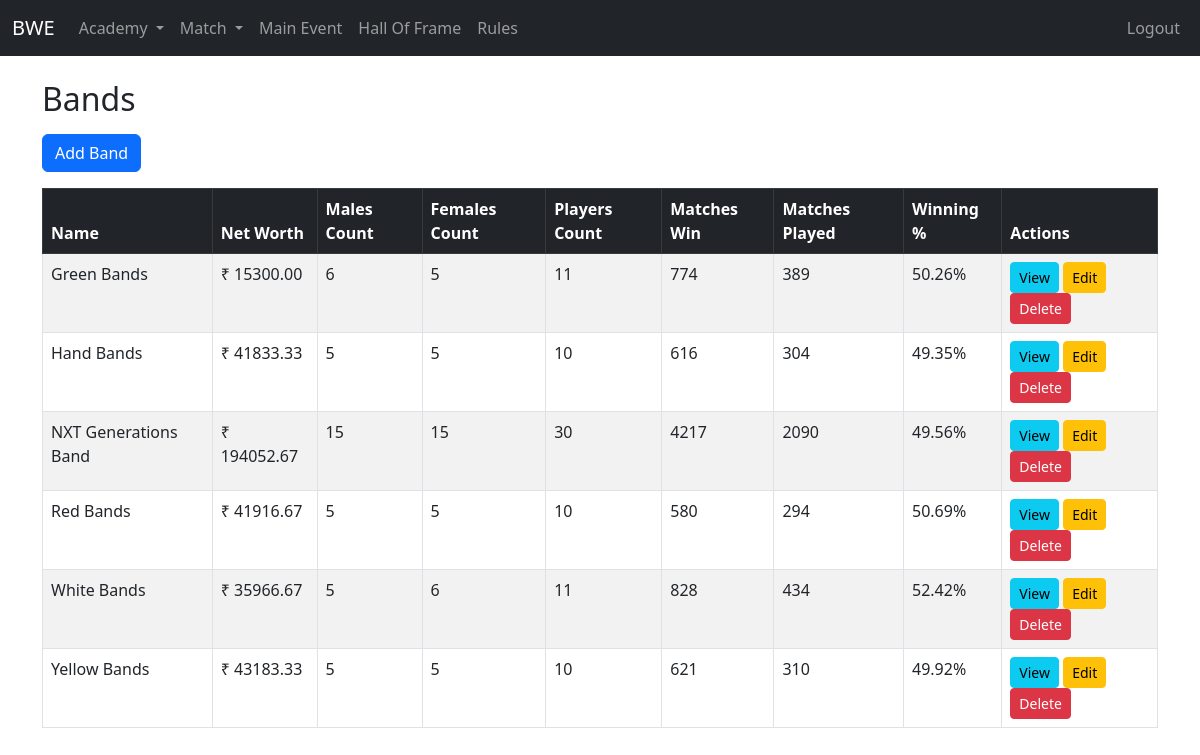
/academy/bands/ (signed in), run on an earlier commit of the app's database.
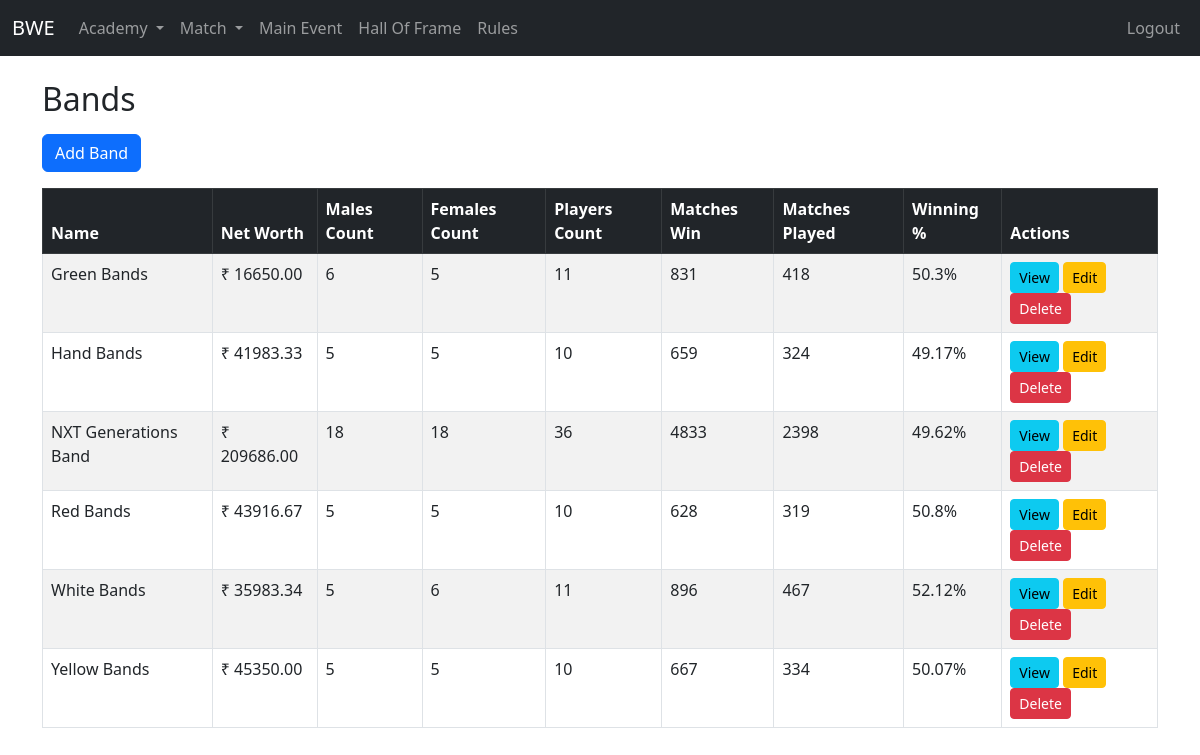
And on a later commit of the database.
### academy/models.py (models this page shows, shortened)
class Band(models.Model):
    name = models.CharField(max_length=200)
    networth = models.FloatField(default=0)
    image_url = models.CharField(max_length=120, null=True, blank=True)
    emoji = models.CharField(max_length=5, null=True, blank=True)
    @property
    def men_count(self):
        return self.player_band.filter(gender='Male').count()
    @property
    def women_count(self):
        return self.player_band.filter(gender='Female').count()
    @property
    def player_count(self):
        return self.player_band.count()
    @property
    def matchesplayed(self):
        return self.player_band.aggregate(total=models.Sum('matchesplayed'))['total'] or 0
    @property
    def wins(self):
        return self.player_band.aggregate(total=models.Sum('wins'))['total'] or 0
    @property
    def winningpercentage(self):
        matches = self.matchesplayed
        wins = self.wins
        return round((wins / matches) * 100, 2) if matches > 0 else 0

### academy/views.py (the view)
# urls.py: path('bands/', views.band_list, name='band-list'),
@login_required
def band_list(request):
    bands = Band.objects.all().order_by('name')
    return render(request, 'academy/bands/band_list.html', {'bands': bands})

### academy/models.py (called while the page is built)
    def get_queryset(self):
        return super().get_queryset().filter(is_active=True)

### templates/academy/bands/band_list.html (shortened to what this page needs)
{% extends 'base.html' %}
{% block content %}
<h2 class="mb-3">Bands</h2>
<a href="{% url 'band-create' %}" class="btn btn-primary mb-3">Add Band</a>
<div class="table-responsive">
<table class="table table-bordered table-striped">
  <thead class="table-dark">
    <tr>
      <th>Name</th>
      <th>Net Worth</th>
      <th>Males Count</th>
      <th>Females Count</th>
      <th>Players Count</th>
      <th>Matches Win</th>
      <th>Matches Played</th>
      <th>Winning %</th>
      <th>Actions</th>
    </tr>
  </thead>
  <tbody id="table-body">
    {% include "academy/bands/partials/table_body.html" %}
  </tbody>
</table>
</div>
{% endblock %}

### templates/academy/bands/partials/table_body.html
{% for band in bands %}
<tr>
  <td>{{ band.name }}</td>
  <td>₹ {{ band.networth|floatformat:2 }}</td>
  <td>{{ band.men_count }}</td>
  <td>{{ band.women_count }}</td>
  <td>{{ band.player_count }}</td>
  <td>{{ band.matchesplayed }}</td>
  <td>{{ band.wins }}</td>
  <td>{{ band.winningpercentage }}%</td>
  <td>
    <a href="{% url 'band-view' band.id %}" class="btn btn-info btn-sm">View</a>
    <a href="{% url 'band-update' band.id %}" class="btn btn-warning btn-sm">Edit</a>
    <a class="btn btn-danger btn-sm"
        hx-get="{% url 'band-delete' band.id %}"
        hx-target="#dialog"
        hx-swap="innerHTML">
    Delete
    </a>
  </td>
</tr>
{% endfor %}

What changed in the data, as far as the page shows it:
changed Band "Green Bands": networth "15300.00" → "16650.00"; matchesplayed "774" → "831"; wins "389" → "418"; winningpercentage "50.26" → "50.3"
changed Band "Hand Bands": networth "41833.33" → "41983.33"; matchesplayed "616" → "659"; wins "304" → "324"; winningpercentage "49.35" → "49.17"
changed Band "NXT Generations Band": networth "194052.67" → "209686.00"; men_count "15" → "18"; women_count "15" → "18"; player_count "30" → "36"; matchesplayed "4217" → "4833"; wins "2090" → "2398"; winningpercentage "49.56" → "49.62"
changed Band "Red Bands": networth "41916.67" → "43916.67"; matchesplayed "580" → "628"; wins "294" → "319"; winningpercentage "50.69" → "50.8"
changed Band "White Bands": networth "35966.67" → "35983.34"; matchesplayed "828" → "896"; wins "434" → "467"; winningpercentage "52.42" → "52.12"
changed Band "Yellow Bands": networth "43183.33" → "45350.00"; matchesplayed "621" → "667"; wins "310" → "334"; winningpercentage "49.92" → "50.07"
